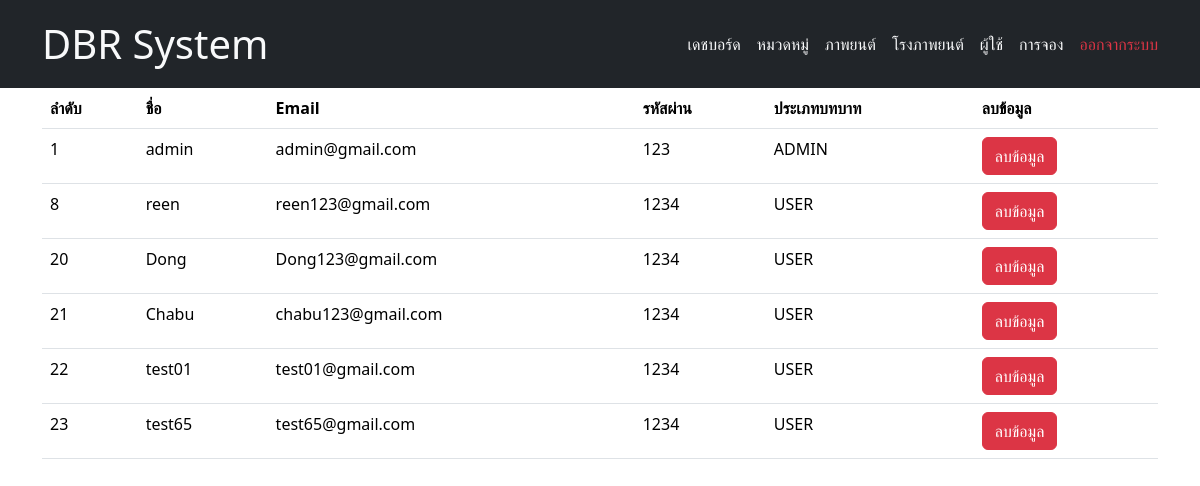
The app's page /admin/viewallusers.php (signed in) with its own data.
### tables this page shows
CREATE TABLE `users` (
  `userid` int(11) NOT NULL,
  `name` varchar(50) NOT NULL,
  `email` varchar(50) NOT NULL,
  `password` varchar(50) NOT NULL,
  `roteype` int(11) NOT NULL
);

### admin/viewallusers.php (the view, shortened to what this page needs)
<?php
include('../connect.php');
?>
<!DOCTYPE html>
<html lang="en">
<head>
</head>
<body>
<?php include('header.php')  ?>
<div class="container">
<div class="row">
  <div class="col-lg-12">
     <table class="table">
      <tr>
        <th>ลำดับ</th>
        <th>ชื่อ</th>
        <th>Email</th>
        <th>รหัสผ่าน</th>
        <th>ประเภทบทบาท</th>
        <th>ลบข้อมูล</th>
      </tr>
      <?php
      $sql = "SELECT * FROM `users`";
      $res  = mysqli_query($con, $sql);
      if(mysqli_num_rows($res) > 0){
        while($data = mysqli_fetch_array($res)){
          ?>
          <tr>
            <td><?= htmlspecialchars($data['userid']) ?></td>
            <td><?= htmlspecialchars($data['name']) ?></td>
            <td><?= htmlspecialchars($data['email']) ?> </td>
            <td><?= htmlspecialchars($data['password']) ?> </td>
            <td>
             <?php
               if($data['roteype'] == 1){
                echo "ADMIN";
               } else {
                echo "USER";
               }
             ?>
            </td>
            <td>
              <a href="viewallusers.php?userid=<?= htmlspecialchars($data['userid']) ?>" class="btn btn-danger">ลบข้อมูล</a>
            </td>
          </tr>
       <?php
        }
      } else {
        echo 'ไม่มีไฟล์ผู้ใช้';
      }
      ?>
     </table>
  </div>
</div>
</div>
</body>
</html>

### records on screen
users: userid "1", name "admin", email "admin@gmail.com", password "123", roteype "ADMIN"
users: userid "8", name "reen", email "reen123@gmail.com", password "1234", roteype "USER"
users: userid "20", name "Dong", email "Dong123@gmail.com", password "1234", roteype "USER"
users: userid "21", name "Chabu", email "chabu123@gmail.com", password "1234", roteype "USER"
users: userid "22", name "test01", email "test01@gmail.com", password "1234", roteype "USER"
users: userid "23", name "test65", email "test65@gmail.com", password "1234", roteype "USER"
